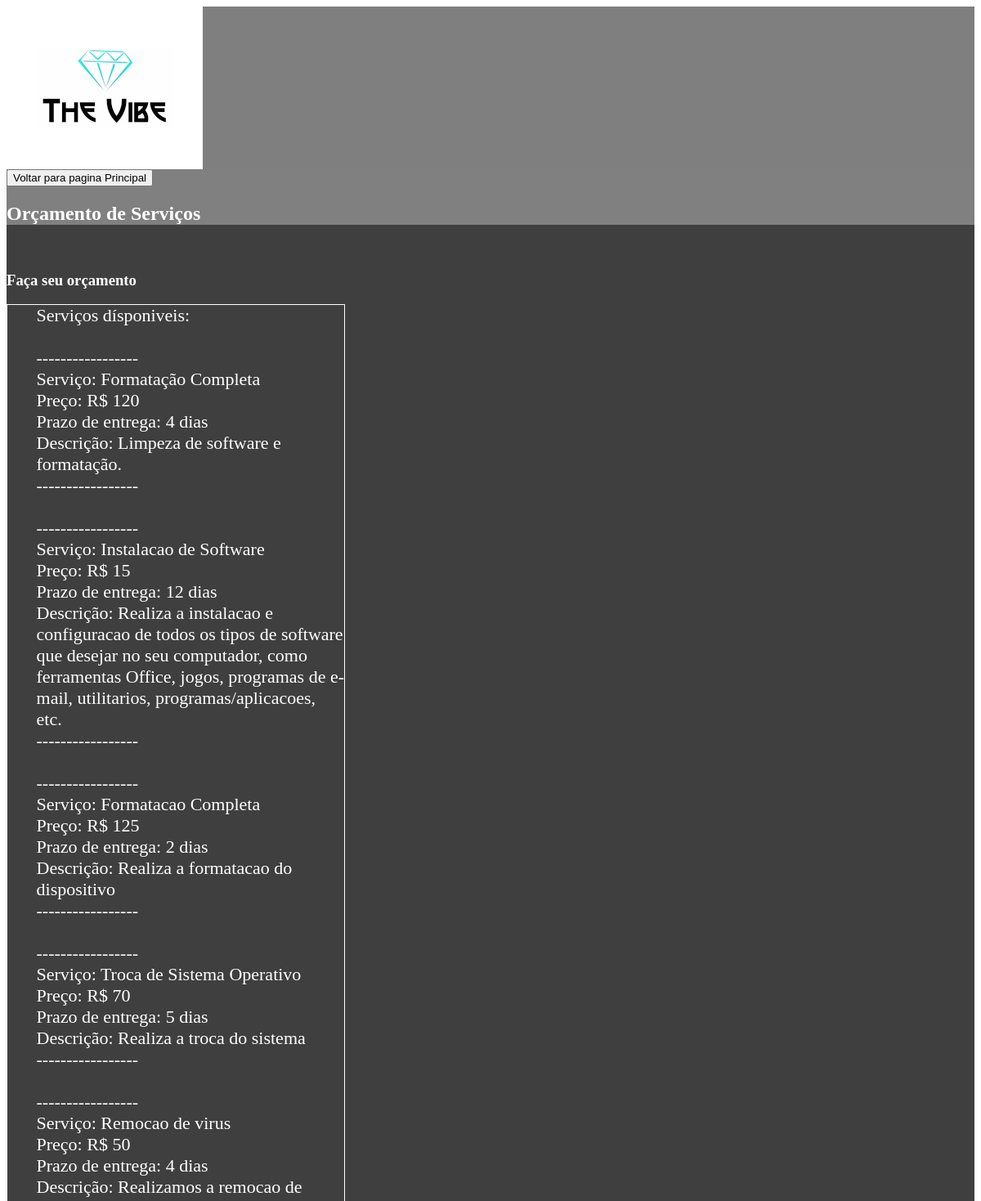
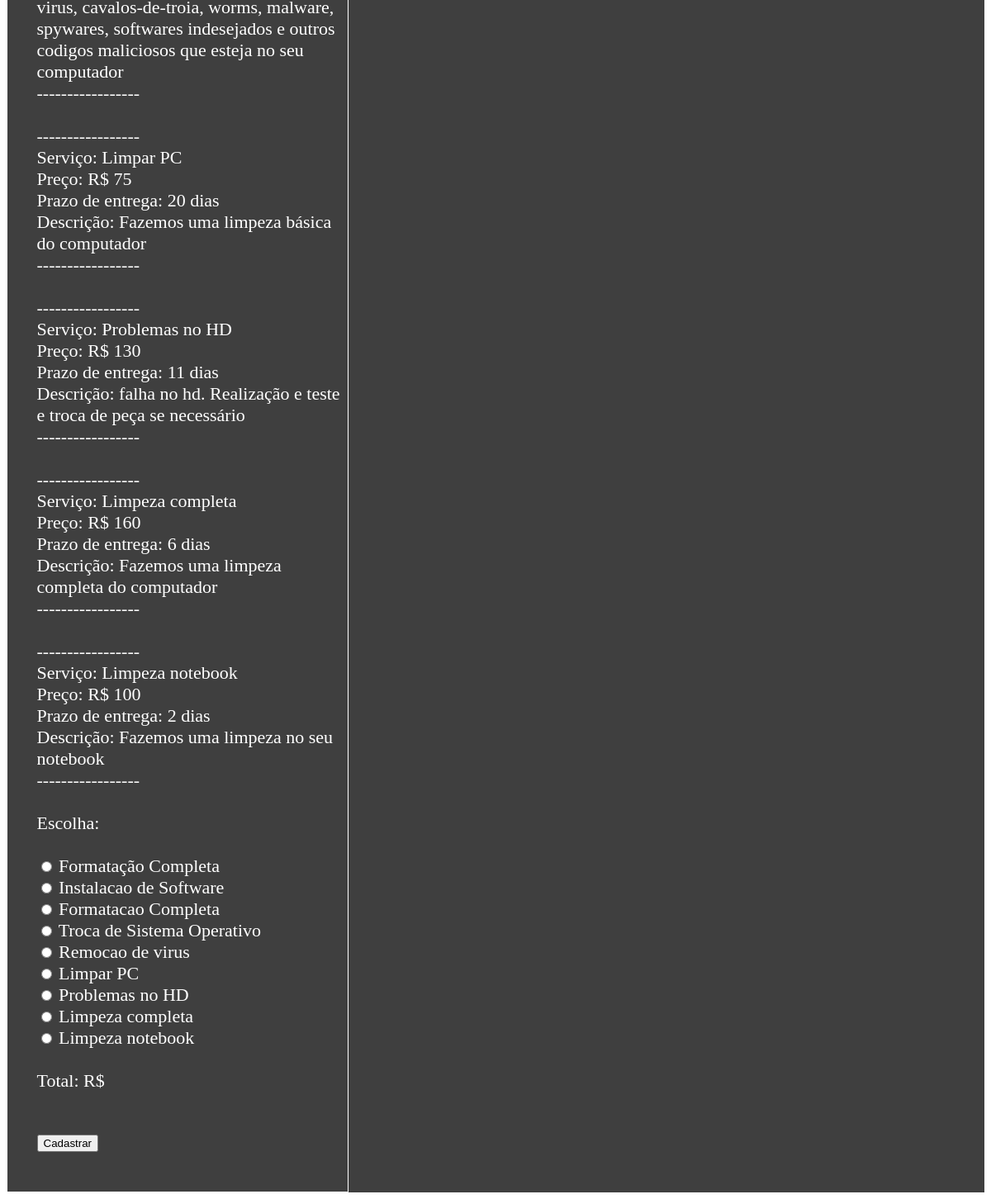
The page /servicos_Agenda.php on the database its author committed (2 pictures, top to bottom).
### tables this page shows
CREATE TABLE IF NOT EXISTS `servicos` (
  `id` int(11) NOT NULL AUTO_INCREMENT,
  `nome` text NOT NULL,
  `tempo` int(11) NOT NULL,
  `preco` float NOT NULL,
  `descricao` varchar(300) NOT NULL,
  PRIMARY KEY (`id`)
);

### servicos_Agenda.php (the view, shortened to what this page needs)
<?php
	require 'conexao.php';
?>
<!DOCTYPE html>
<html>
<head>
	<link rel="stylesheet" type="text/css" href="styles-cadastro.css">
</head>
<body>
	<section><div class="login-box">
	<img class="logo" src="images/vibe.png" alt="logotipo da loja" >
		<div class="login-box">
		<div class="login-box1">
		<input type="button" value="Voltar para pagina Principal" onclick="javascript: location.href='index.php';" />
		<h1> Orçamento de Serviços </h1>
		</div>
		<br>
			<h3> Faça seu orçamento </h3>
			<div id="boxOrcamento" >
					Serviços dísponiveis: <br>
				<?php
					$arrayServicos = array();
					$servicos = dbBuscaServicos();
					while ($linha = mysqli_fetch_array($servicos)) {
						$arrayServicos[] = $linha;
						$txtNomeServico = $linha['nome'];
						$txtValorServico = "R$   ".$linha['preco'];
						$txtTempoServico = $linha['tempo'];
						$txtDescricao = $linha['descricao'];
							?><br /><?php
							echo "-----------------";
							?><br /><?php
							echo "Serviço: ".$txtNomeServico;
							?><br /><?php
							echo "Preço: ".$txtValorServico;
							?><br /><?php
							echo "Prazo de entrega: ".$txtTempoServico ." dias";
							?><br /><?php
							echo "Descrição: ".$txtDescricao;
							?><br /><?php
							echo "-----------------";
							?><br /><?php
					}
			?>
			<form action="servicos_Agenda_DB.php" method="post">
				<br>
				Escolha:
				<br><br>
					<?php
						foreach ($arrayServicos as $value) {
					?>
							<input type="radio" name="seleciona" value="<?php echo $value['nome'] ?>" onclick="valorServico( <?php echo$value['preco'] ?> )"> <?php echo$value['nome'] ?>  <br>
					<?php
						}
					?>
				<br>
				Total: R$ <a id="txtValorServico"> </a> <br>
				<br> <br>
					<input type="submit" name="submit" value="Cadastrar" formmethod="post">
				<br> <br>
			</div>
		</div>
	</div></section>
</body>
</html>

### styles-cadastro.css (style rules this page uses)
.login-box { background: rgba(0, 0, 0, 0.5); color: white; }
.login-box1 { background-color: gray; color: white; }
#boxOrcamento { margin-right: 65%; padding: 0 0 0 3%; border: 1px solid white; font-size: 22px; }

### rows shown on the page
servicos: nome "Formatação Completa", preco "R$ 120", tempo "4", descricao "Limpeza de software e formatação."
servicos: nome "Instalacao de Software", preco "R$ 15", tempo "12", descricao "Realiza a instalacao e configuracao de todos os tipos de software que desejar no seu computador, como ferramentas Office, jogos, programas de e-mail, utilitarios, programas/aplicacoes, etc."
servicos: nome "Formatacao Completa", preco "R$ 125", tempo "2", descricao "Realiza a formatacao do dispositivo"
servicos: nome "Troca de Sistema Operativo", preco "R$ 70", tempo "5", descricao "Realiza a troca do sistema"
servicos: nome "Remocao de virus", preco "R$ 50", tempo "4", descricao "Realizamos a remocao de virus, cavalos-de-troia, worms, malware, spywares, softwares indesejados e outros codigos maliciosos que esteja no seu computador"
servicos: nome "Limpar PC", preco "R$ 75", tempo "20", descricao "Fazemos uma limpeza básica do computador"
servicos: nome "Problemas no HD", preco "R$ 130", tempo "11", descricao "falha no hd. Realização e teste e troca de peça se necessário"
servicos: nome "Limpeza completa", preco "R$ 160", tempo "6", descricao "Fazemos uma limpeza completa do computador"
servicos: nome "Limpeza notebook", preco "R$ 100", tempo "2", descricao "Fazemos uma limpeza no seu notebook"
